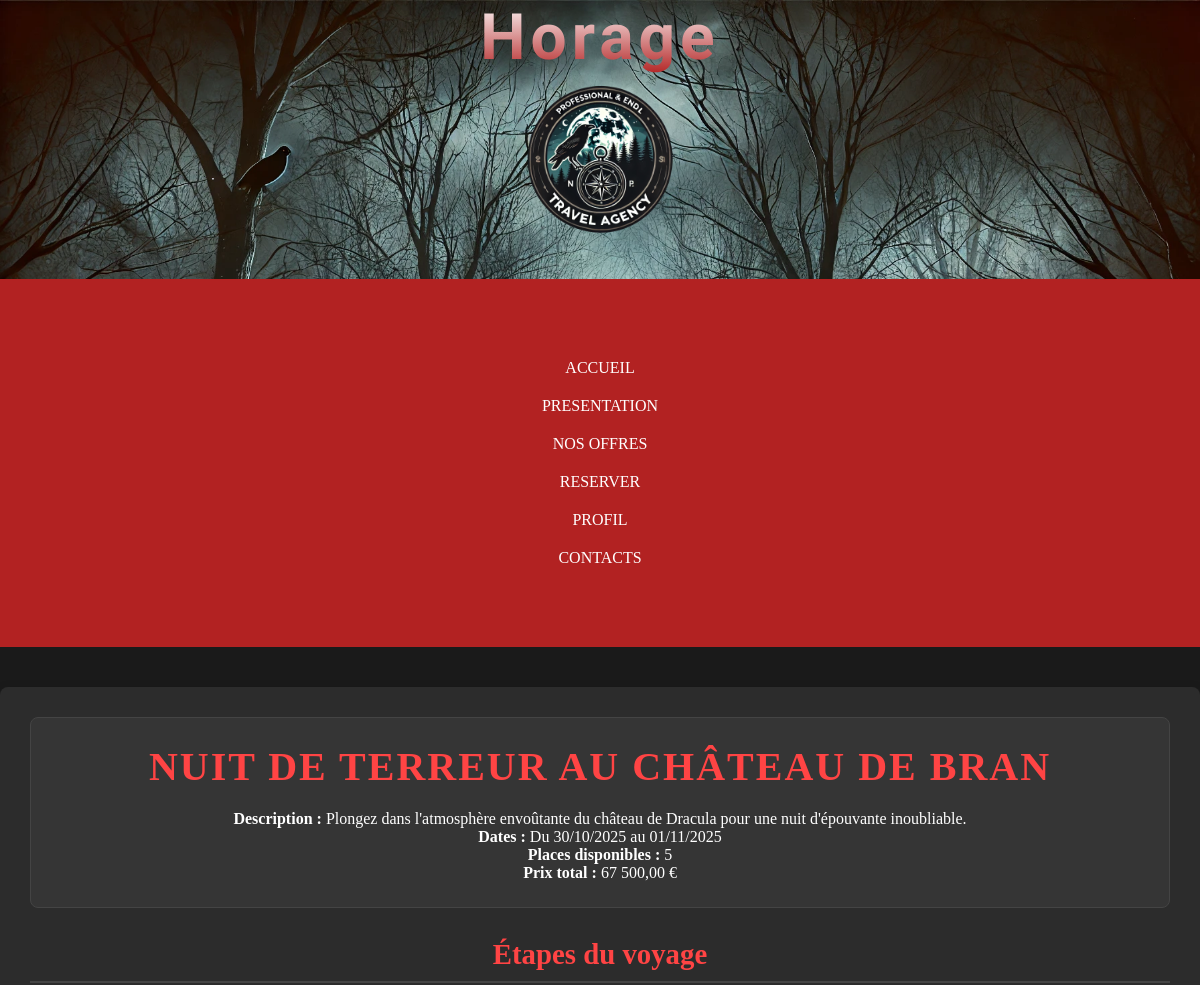
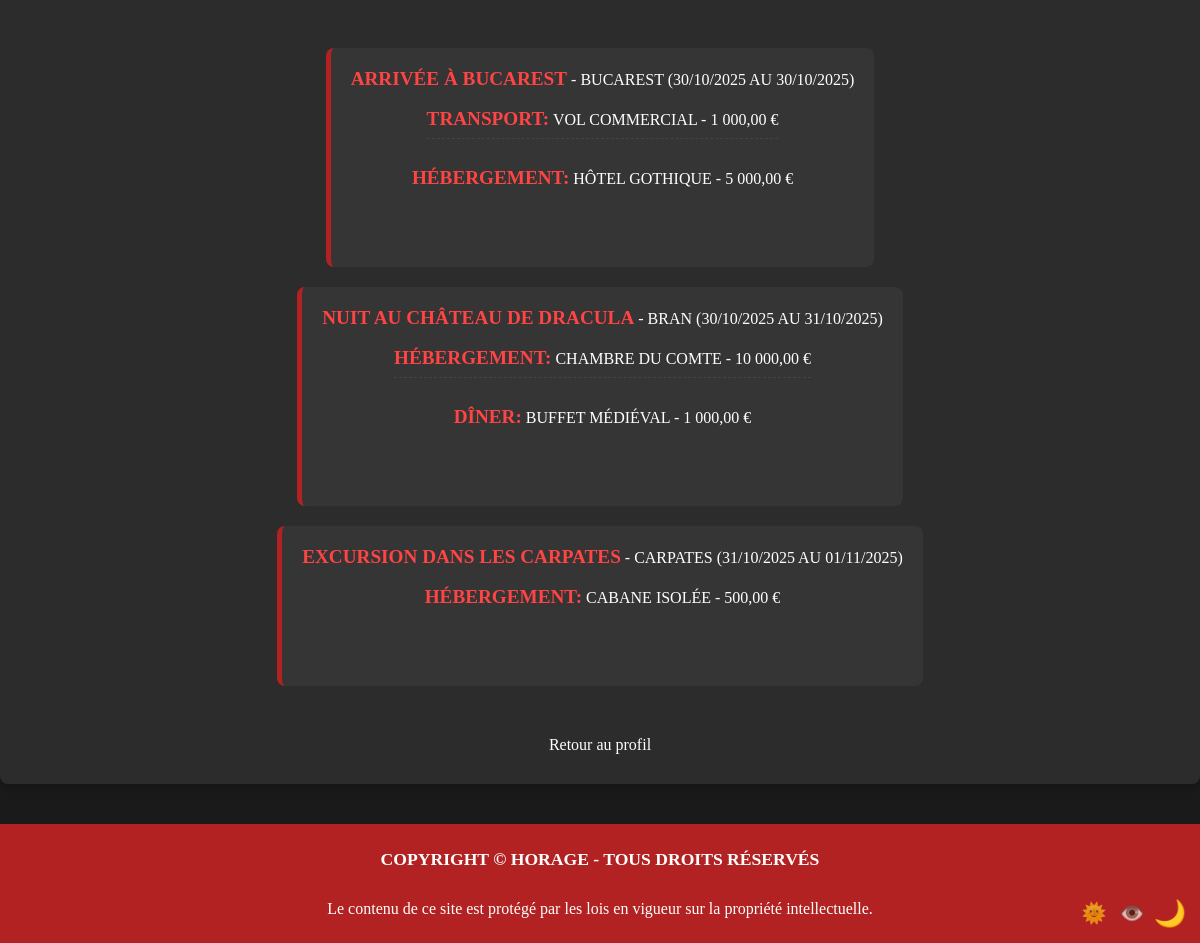
Screenshot of /recapitulatif2.php?id_voyage=3 (signed in) with the database file from the repository (2 pictures, top to bottom).
### tables this page shows
CREATE TABLE `voyages` (
  `IdVoyage` int(11) NOT NULL,
  `Titre` varchar(100) NOT NULL,
  `Description` text NOT NULL,
  `DateDebut` date NOT NULL,
  `DateFin` date NOT NULL,
  `PrixBase` decimal(10,2) NOT NULL,
  `PlacesDispo` int(11) NOT NULL
);

CREATE TABLE `voyage_payee` (
  `IdCommande` int(11) NOT NULL,
  `IdVoyage` int(11) NOT NULL,
  `IdUtilisateur` int(11) NOT NULL,
  `DatePaiement` date NOT NULL,
  `Prix` decimal(10,2) NOT NULL,
  `NbAdultes` int(11) NOT NULL,
  `NbEnfants` int(11) NOT NULL
);

CREATE TABLE `etapes` (
  `IdEtape` int(11) NOT NULL,
  `IdVoyage` int(11) NOT NULL,
  `Titre` varchar(100) NOT NULL,
  `DateArrive` date NOT NULL,
  `DateDepart` date NOT NULL,
  `Position` varchar(50) NOT NULL
);

CREATE TABLE `options_commande` (
  `IdOptionCommande` int(11) NOT NULL,
  `IdCommande` int(11) NOT NULL,
  `IdEtape` int(11) NOT NULL,
  `IdOption` int(11) NOT NULL,
  `IdChoix` int(11) NOT NULL,
  `Prix` decimal(10,2) NOT NULL
);

CREATE TABLE `options_etape` (
  `IdOption` int(11) NOT NULL,
  `IdEtape` int(11) NOT NULL,
  `NomOption` varchar(100) NOT NULL
);

CREATE TABLE `choix_options` (
  `IdChoix` int(11) NOT NULL,
  `IdOption` int(11) NOT NULL,
  `Nom` varchar(100) NOT NULL,
  `Prix` decimal(10,2) NOT NULL
);

### recapitulatif2.php (the view, shortened to what this page needs)
<?php
function afficherPrix($prix) {
    return number_format($prix, 2, ',', ' ') . ' €';
}
$dsn = 'mysql:host=localhost;dbname=ma_bdd;charset=utf8';
$user = 'root';
$password = '';
try {
    $pdo = new PDO($dsn, $user, $password);
} catch (PDOException $e) {
    die("Erreur de connexion : " . $e->getMessage());
}
$id_voyage = $_GET['id_voyage'] ?? null;
$utilisateur = $_SESSION['user'] ?? null;
$stmt = $pdo->prepare("SELECT * FROM voyages WHERE IdVoyage = ?");
$stmt->execute([$id_voyage]);
$voyage = $stmt->fetch(PDO::FETCH_ASSOC);
$stmt = $pdo->prepare("SELECT * FROM etapes WHERE IdVoyage = ? ORDER BY DateArrive");
$stmt->execute([$id_voyage]);
$etapes = $stmt->fetchAll(PDO::FETCH_ASSOC);
$stmt = $pdo->prepare("SELECT oc.*, co.Nom, co.Prix, oe.NomOption
                       FROM options_commande oc
                       JOIN choix_options co ON oc.IdChoix = co.IdChoix
                       JOIN options_etape oe ON oc.IdOption = oe.IdOption
                       WHERE oc.IdCommande IN (SELECT IdCommande FROM voyage_payee WHERE IdVoyage = ? AND IdUtilisateur = ?)");
$stmt->execute([$id_voyage, $utilisateur['id']]);
$options_commandees = $stmt->fetchAll(PDO::FETCH_ASSOC);
$options_par_etape = [];
foreach ($options_commandees as $option) {
    $options_par_etape[$option['IdEtape']][] = $option;
}
$stmt = $pdo->prepare("SELECT * FROM voyage_payee WHERE IdVoyage = ? AND IdUtilisateur = ?");
$stmt->execute([$id_voyage, $_SESSION['user']['id']]);
$vp=$stmt->fetch(PDO::FETCH_ASSOC);
$prix_total = $vp['Prix'] ;
?>
<!DOCTYPE html>
<html lang="fr">
<head>
    <link rel="stylesheet" href="CSS/recapitulatif.css?v=<?php echo time(); ?>">
</head>
<body>
<header>
    <div class="header_1">
        <h1>Horage</h1>
        <img src="img_horage/logo-Photoroom.png" alt="logo de Horage" width="200px">
    </div>
    <div class="nav">
        <ul>
            <li>
                <a href="accueil.php" class="a1">Accueil</a>
            </li>
            <li>
                <a href="presentation.php" class="a1">Presentation</a>
            </li>
            <li>
                <a href="Reserve.php" class="a1">Nos offres</a>
            </li>
            <li>
                <a href="Recherche.php" class="a1">reserver</a>
            </li>
            <?php
            $pageProfil = 'login.php';
            if (isset($_SESSION['user'])) {
                $typeUser = $_SESSION['user']['type'];
                $pageProfil = match ($typeUser) {
                    'admin'  => 'profil_admin.php',
                    'basic' => 'profil_user.php',
                    default  => 'profil_vip.php',
                };
            }
            ?>
            <li><a href="<?= $pageProfil ?>" class="a1"><?= isset($_SESSION['user']) ? 'Profil' : 'Connexion' ?></a></li>
            <li>
                <a href="contact.php" class="a1">contacts</a>
            </li>
        </ul>
    </div>
</header>
<main>
    <div class="hero1">
        <h2 id="main_title"><?= htmlspecialchars($voyage['Titre']) ?></h2>
        <p><strong>Description :</strong> <?= htmlspecialchars($voyage['Description']) ?></p>
        <p><strong>Dates :</strong> Du <?= date('d/m/Y', strtotime($voyage['DateDebut'])) ?> au <?= date('d/m/Y', strtotime($voyage['DateFin'])) ?></p>
        <p><strong>Places disponibles :</strong> <?= htmlspecialchars($voyage['PlacesDispo']) ?></p>
        <p><strong>Prix total :</strong> <?= afficherPrix($prix_total) ?></p>
    </div>
    <h3 id="subtitle">Étapes du voyage</h3>
    <ul>
        <?php foreach ($etapes as $etape) : ?>
            <li class="parent">
                <strong><?= htmlspecialchars($etape['Titre']) ?></strong> -
                <?= htmlspecialchars($etape['Position']) ?>
                (<?= date('d/m/Y', strtotime($etape['DateArrive'])) ?> au <?= date('d/m/Y', strtotime($etape['DateDepart'])) ?>)
                <ul>
                    <?php if (isset($options_par_etape[$etape['IdEtape']])): ?>
                        <?php foreach ($options_par_etape[$etape['IdEtape']] as $option): ?>
                            <li>
                                <strong><?= htmlspecialchars($option['NomOption']) ?>:</strong>
                                <?= htmlspecialchars($option['Nom']) ?> - <?= afficherPrix($option['Prix']*($vp['NbAdultes']+$vp['NbEnfants'])) ?>
                            </li>
                        <?php endforeach; ?>
                    <?php else: ?>
                        <li>Aucune option choisie pour cette étape</li>
                    <?php endif; ?>
                </ul>
            </li>
        <?php endforeach; ?>
    </ul>
    <a href="profil_travel.php" class="btn"> Retour au profil </a>
</main>
<footer>
    <h2>Copyright © Horage - Tous droits réservés</h2>
    <p>Le contenu de ce site est protégé par les lois en vigueur sur la propriété intellectuelle.</p>
</footer>
</body>
</html>

### CSS/recapitulatif.css (style rules this page uses)
main { max-width: 1200px; margin: 40px auto; padding: 30px; background-color: var(--color-background-profile); border-radius: 8px; box-shadow: 0 4px 12px rgba(0, 0, 0, 0.2); }
.hero1 { background-color: var(--color-background-form); padding: 25px; border-radius: 8px; margin-bottom: 30px; border: 1px solid var(--color-border); }
#main_title { font-size: 2.5rem; margin-bottom: 20px; color: var(--color-nav-light); text-transform: uppercase; letter-spacing: 2px; }
#subtitle { font-size: 1.8rem; margin: 30px 0 20px; color: var(--color-nav-light); border-bottom: 2px solid var(--color-border); padding-bottom: 10px; }
ul:not(.nav ul) { display: flex; flex-direction: column; gap: 20px; padding: 0; }
.parent { background-color: var(--color-background-form); padding: 20px; border-radius: 8px; border-left: 5px solid var(--color-nav); }
.parent strong { font-size: 1.2rem; color: var(--color-nav-light); }
.parent ul { margin-top: 10px; padding-left: 20px; }
.parent li { padding: 8px 0; border-bottom: 1px dashed var(--color-border); }
.parent li:last-child { border-bottom: none; }

### CSS/main.css (style rules this page uses)
* { margin: 0; padding: 0; box-sizing: border-box; }
html, body { width: 100%; height: 100%; text-align: center; background-color: var(--color-background); color: var(--color-white); }
header { background-image: url("../img_horage/fond-header.webp"); background-size: cover; }
h1 { font-family: 'Creepster', cursive; letter-spacing: 5px; font-size: 8rem; background: linear-gradient(to top, var(--color-nav), var(--color-white)); -webkit-background-clip: text; color: transparent; }
ul { text-transform: uppercase; list-style-type: none; display: flex; justify-content: center; gap: 120px; margin: 50px; }
.nav { background-color: var(--color-nav) !important; padding: 10px; }
a { text-decoration: none; color: var(--color-rod); font-size: 1.0rem; }
footer { background-color: var(--color-nav); padding: 25px; color: var(--color-rod); }
h2 { margin-bottom: 30px; text-transform: uppercase; font-size: 1.1rem; }
main { margin: 100px; }
@media screen and (max-width: 1300px) { h1 { font-size: 4rem; } }
@media screen and (max-width: 1300px) { .header_1 { flex-direction: column; text-align: center; } }
@media screen and (max-width: 1300px) { ul { flex-direction: column; align-items: center; gap: 20px; padding: 20px; } }
@media screen and (max-width: 1300px) { main { margin: 20px; } }

### CSS/root.css (style rules this page uses)
:root { --color-border : #444; --color-rod: #ffffff; --color-nav: #B22222; --color-search-button: #6b0710; --color-search-button-hover: rgb(44, 11, 11); --color-search-form-group: #771f1f; --color-background: #1A1A1A; --color-hover: #7a0a14; --color-travelbutton: #ffffff; --color-nav-light: #ff4444; --color-background-form: #353535; --color-background-profile: #2C2C2C; --color-border-dark: #8B0000; --color-redlight-root: #ff4444; --color-white: white; --color-orange: #ffa500; --color-blue: #007bff; --color-purple: #800080; --color-green:#33ff00; }

### rows the page displays
voyages: Titre "NUIT DE TERREUR AU CHÂTEAU DE BRAN", Description "Plongez dans l'atmosphère envoûtante du château de Dracula pour une nuit d'épouvante inoubliable.", DateDebut "30/10/2025", DateFin "01/11/2025", PlacesDispo "5"
voyage_payee: Prix "67 500,00 €"
etapes: Titre "ARRIVÉE À BUCAREST", Position "BUCAREST", DateArrive "30/10/2025", DateDepart "30/10/2025"
options_commande: IdOption.NomOption "TRANSPORT", IdChoix.Nom "VOL COMMERCIAL", IdChoix.NbEnfants "1 000,00 €"
options_commande: IdOption.NomOption "HÉBERGEMENT", IdChoix.Nom "HÔTEL GOTHIQUE", IdChoix.NbEnfants "5 000,00 €"
etapes: Titre "NUIT AU CHÂTEAU DE DRACULA", Position "BRAN", DateArrive "30/10/2025", DateDepart "31/10/2025"
options_commande: IdOption.NomOption "HÉBERGEMENT", IdChoix.Nom "CHAMBRE DU COMTE", IdChoix.NbEnfants "10 000,00 €"
options_commande: IdOption.NomOption "DÎNER", IdChoix.Nom "BUFFET MÉDIÉVAL", IdChoix.NbEnfants "1 000,00 €"
etapes: Titre "EXCURSION DANS LES CARPATES", Position "CARPATES", DateArrive "31/10/2025", DateDepart "01/11/2025"
options_commande: IdOption.NomOption "HÉBERGEMENT", IdChoix.Nom "CABANE ISOLÉE", IdChoix.NbEnfants "500,00 €"
